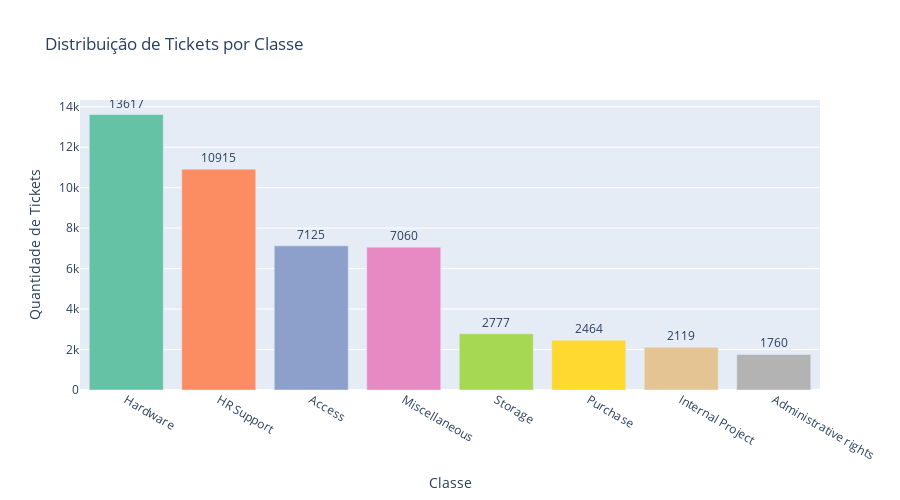

The code cell stored with this chart in its notebook:
### Code cell
fig = px.bar(
    class_counts,
    x="Classe",
    y="Quantidade",
    color="Classe",
    title="Distribuição de Tickets por Classe",
    text="Quantidade",
    color_discrete_sequence=px.colors.qualitative.Set2
)
fig.update_traces(textposition="outside")
fig.update_layout(
    xaxis_title="Classe",
    yaxis_title="Quantidade de Tickets",
    showlegend=False,
    height=500
)
fig.show()

### Figure 1 — Plotly figure (JSON) as saved in the notebook; plotly's stock layout.template omitted (floating-point values rounded to 4 significant figures)
{"data": [{"hovertemplate": "Classe=%{x}<br>Quantidade=%{text}<extra></extra>", "legendgroup": "Hardware", "marker": {"color": "rgb(102,194,165)", "pattern": {"shape": ""}}, "name": "Hardware", "orientation": "v", "showlegend": true, "text": [13620.0], "textposition": "outside", "type": "bar", "x": ["Hardware"], "xaxis": "x", "y": [13617], "yaxis": "y"}, {"hovertemplate": "Classe=%{x}<br>Quantidade=%{text}<extra></extra>", "legendgroup": "HR Support", "marker": {"color": "rgb(252,141,98)", "pattern": {"shape": ""}}, "name": "HR Support", "orientation": "v", "showlegend": true, "text": [10920.0], "textposition": "outside", "type": "bar", "x": ["HR Support"], "xaxis": "x", "y": [10915], "yaxis": "y"}, {"hovertemplate": "Classe=%{x}<br>Quantidade=%{text}<extra></extra>", "legendgroup": "Access", "marker": {"color": "rgb(141,160,203)", "pattern": {"shape": ""}}, "name": "Access", "orientation": "v", "showlegend": true, "text": [7125.0], "textposition": "outside", "type": "bar", "x": ["Access"], "xaxis": "x", "y": [7125], "yaxis": "y"}, {"hovertemplate": "Classe=%{x}<br>Quantidade=%{text}<extra></extra>", "legendgroup": "Miscellaneous", "marker": {"color": "rgb(231,138,195)", "pattern": {"shape": ""}}, "name": "Miscellaneous", "orientation": "v", "showlegend": true, "text": [7060.0], "textposition": "outside", "type": "bar", "x": ["Miscellaneous"], "xaxis": "x", "y": [7060], "yaxis": "y"}, {"hovertemplate": "Classe=%{x}<br>Quantidade=%{text}<extra></extra>", "legendgroup": "Storage", "marker": {"color": "rgb(166,216,84)", "pattern": {"shape": ""}}, "name": "Storage", "orientation": "v", "showlegend": true, "text": [2777.0], "textposition": "outside", "type": "bar", "x": ["Storage"], "xaxis": "x", "y": [2777], "yaxis": "y"}, {"hovertemplate": "Classe=%{x}<br>Quantidade=%{text}<extra></extra>", "legendgroup": "Purchase", "marker": {"color": "rgb(255,217,47)", "pattern": {"shape": ""}}, "name": "Purchase", "orientation": "v", "showlegend": true, "text": [2464.0], "textposition": "outside", "type": "bar", "x": ["Purchase"], "xaxis": "x", "y": [2464], "yaxis": "y"}, {"hovertemplate": "Classe=%{x}<br>Quantidade=%{text}<extra></extra>", "legendgroup": "Internal Project", "marker": {"color": "rgb(229,196,148)", "pattern": {"shape": ""}}, "name": "Internal Project", "orientation": "v", "showlegend": true, "text": [2119.0], "textposition": "outside", "type": "bar", "x": ["Internal Project"], "xaxis": "x", "y": [2119], "yaxis": "y"}, {"hovertemplate": "Classe=%{x}<br>Quantidade=%{text}<extra></extra>", "legendgroup": "Administrative rights", "marker": {"color": "rgb(179,179,179)", "pattern": {"shape": ""}}, "name": "Administrative rights", "orientation": "v", "showlegend": true, "text": [1760.0], "textposition": "outside", "type": "bar", "x": ["Administrative rights"], "xaxis": "x", "y": [1760], "yaxis": "y"}], "layout": {"barmode": "relative", "height": 500, "legend": {"title": {"text": "Classe"}, "tracegroupgap": 0}, "showlegend": false, "title": {"text": "Distribuição de Tickets por Classe"}, "xaxis": {"anchor": "y", "categoryarray": ["Hardware", "HR Support", "Access", "Miscellaneous", "Storage", "Purchase", "Internal Project", "Administrative rights"], "categoryorder": "array", "domain": [0, 1], "title": {"text": "Classe"}}, "yaxis": {"anchor": "x", "domain": [0, 1], "title": {"text": "Quantidade de Tickets"}}}}
